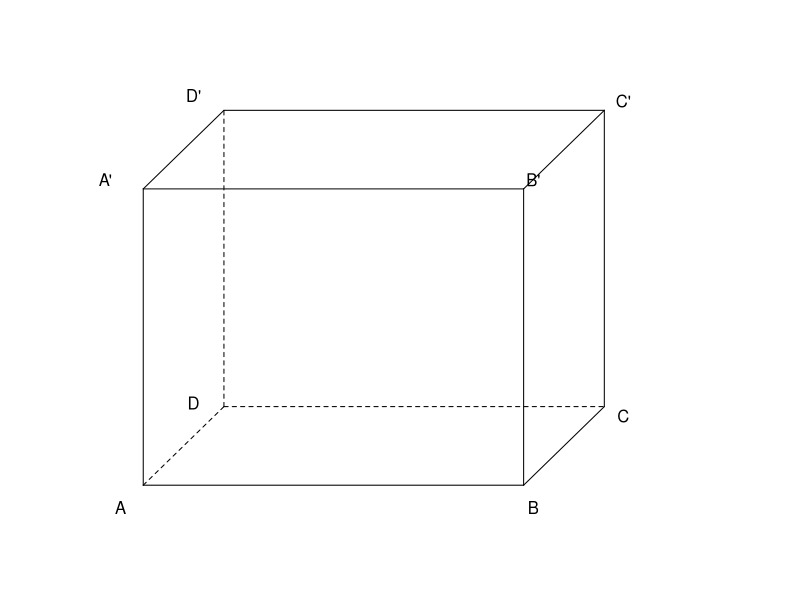
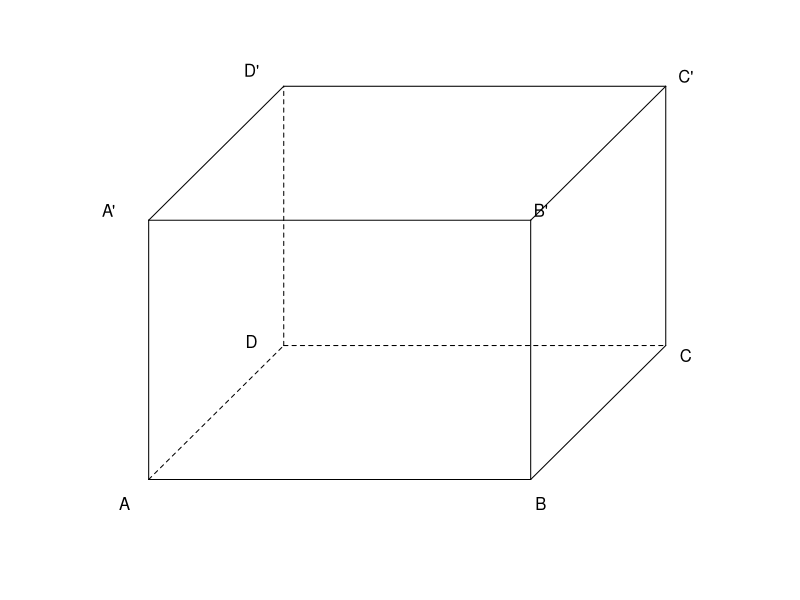
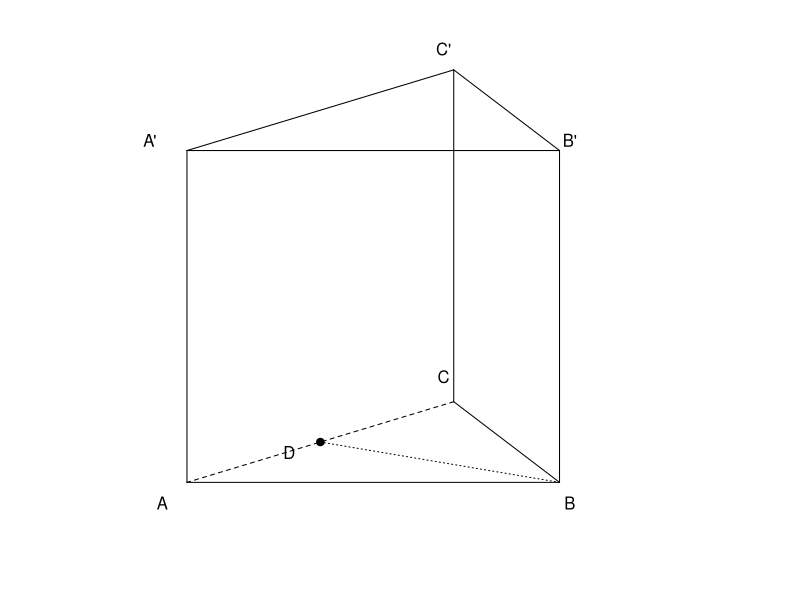
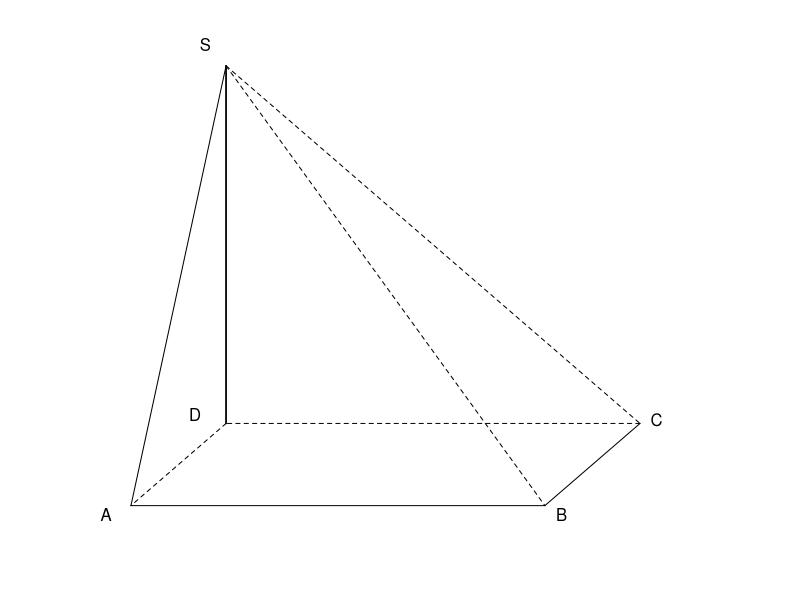
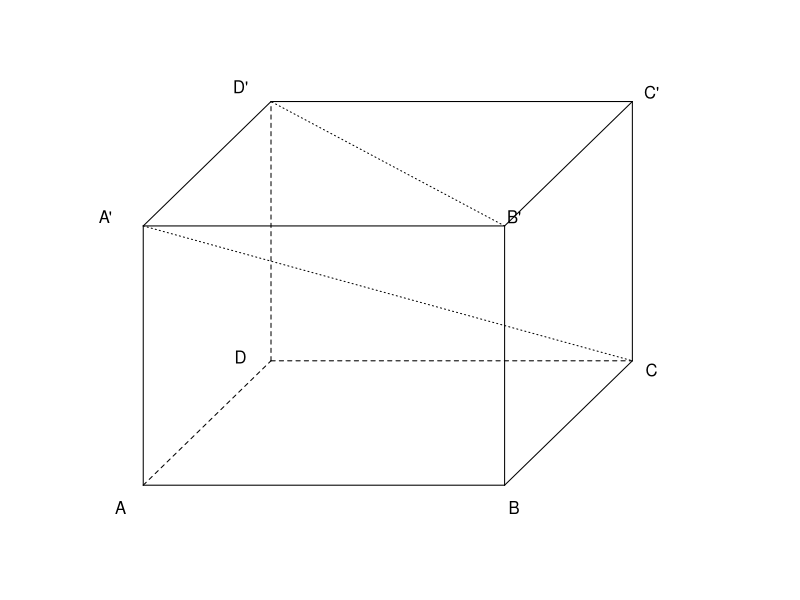
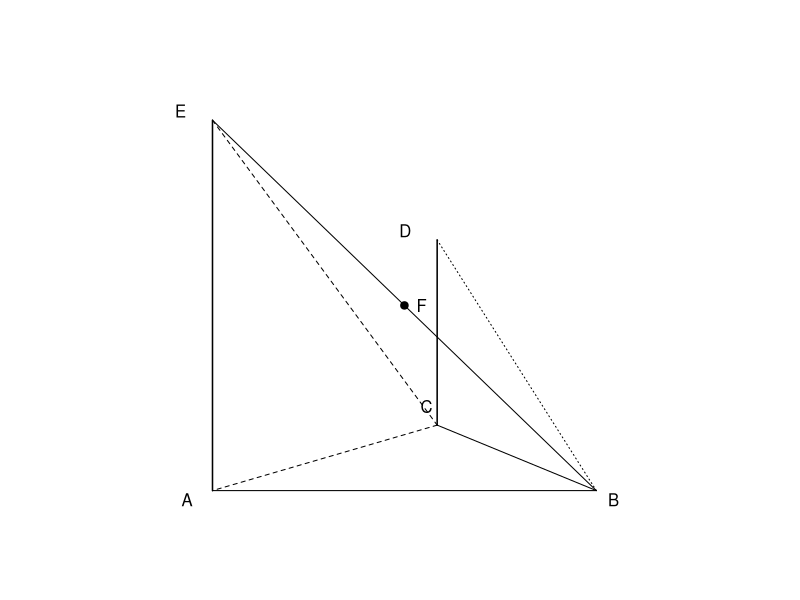
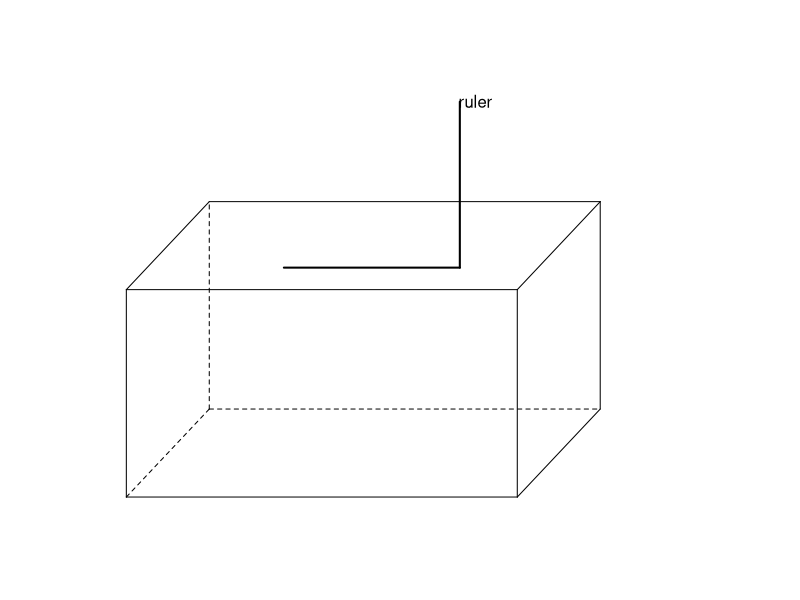
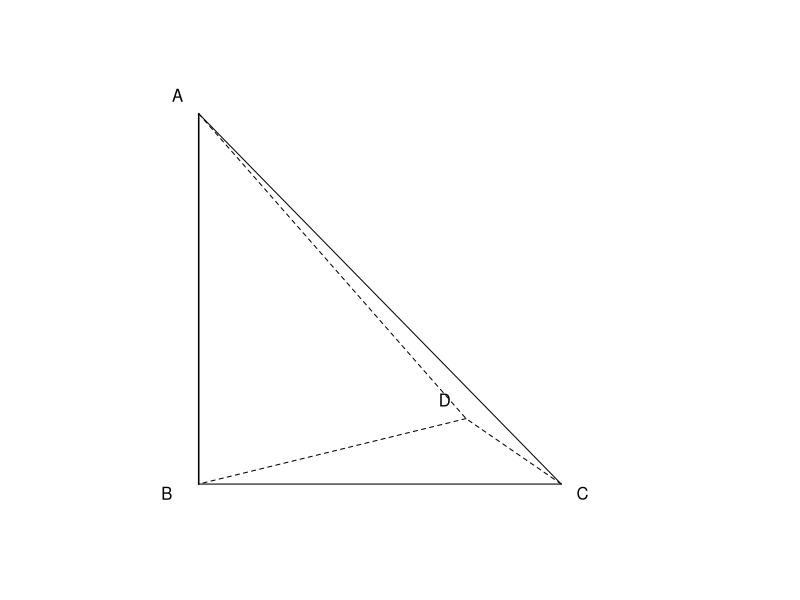

Source code (R) for these figures, in order:
setwd("C:/Users/18904/Github/senior-mathematics/codes")
if(!dir.exists("../figures"))dir.create("../figures")
K=0.3535534
sx=function(x,y)x+K*y; sy=function(y,z)z+K*y
P=function(x,y,z)c(sx(x,y),sy(y,z))
seg=function(p,q,lty=1,lwd=1)segments(p[1],p[2],q[1],q[2],lty=lty,lwd=lwd)
boxlab=function(w=2.0,d=1.2,h=1.6){
  A=P(0,0,0);B=P(w,0,0);C=P(w,d,0);D=P(0,d,0)
  A1=P(0,0,h);B1=P(w,0,h);C1=P(w,d,h);D1=P(0,d,h)
  seg(A,B);seg(B,C);seg(A,A1);seg(B,B1);seg(C,C1);seg(A1,B1);seg(B1,C1);seg(C1,D1);seg(A1,D1)
  seg(A,D,lty=2);seg(D,C,lty=2);seg(D,D1,lty=2)
  text(A[1]-0.12,A[2]-0.12,"A");text(B[1]+0.05,B[2]-0.12,"B");text(C[1]+0.1,C[2]-0.05,"C");text(D[1]-0.16,D[2]+0.02,"D")
  text(A1[1]-0.2,A1[2]+0.05,"A'");text(B1[1]+0.05,B1[2]+0.05,"B'");text(C1[1]+0.1,C1[2]+0.05,"C'");text(D1[1]-0.16,D1[2]+0.08,"D'")
}
# week43-1: 长方体棱垂直
draw1=function(){
  par(mar=c(1,1,1,1))
  plot(0,0,xlim=c(-0.5,3.2),ylim=c(-0.4,2.4),type="n",axes=FALSE,xlab="",ylab="")
  boxlab()
}
pdf("../figures/week43-1.pdf",width=4,height=4);draw1();dev.off()
svglite::svglite("../figures/week43-1.svg",width=4,height=4);draw1();dev.off()
# week43-2: 长方体 AB=AD=2sqrt3, AA'=2 (底面近正方形)
draw2=function(){
  par(mar=c(1,1,1,1))
  plot(0,0,xlim=c(-0.5,3.0),ylim=c(-0.4,2.2),type="n",axes=FALSE,xlab="",ylab="")
  boxlab(w=1.9,d=1.9,h=1.3)
}
pdf("../figures/week43-2.pdf",width=4,height=4);draw2();dev.off()
svglite::svglite("../figures/week43-2.svg",width=4,height=4);draw2();dev.off()
# week43-3: 正三棱柱ABC-A'B'C', D为AC中点
draw3=function(){
  par(mar=c(1,1,1,1))
  A=P(0.2,0.2,0);B=P(2.0,0.2,0);Cc=P(1.1,1.3,0)
  A1=P(0.2,0.2,1.6);B1=P(2.0,0.2,1.6);C1=P(1.1,1.3,1.6)
  plot(0,0,xlim=c(-0.4,3.0),ylim=c(-0.3,2.2),type="n",axes=FALSE,xlab="",ylab="")
  seg(A,B);seg(B,Cc);seg(Cc,A,lty=2);seg(A1,B1);seg(B1,C1);seg(C1,A1);seg(A,A1);seg(B,B1);seg(Cc,C1)
  D=(A+Cc)/2
  points(D[1],D[2],pch=19);text(D[1]-0.15,D[2]-0.05,"D")
  seg(B,D,lty=3)
  text(A[1]-0.12,A[2]-0.1,"A");text(B[1]+0.05,B[2]-0.1,"B");text(Cc[1]-0.05,Cc[2]+0.12,"C")
  text(A1[1]-0.18,A1[2]+0.05,"A'");text(B1[1]+0.05,B1[2]+0.05,"B'");text(C1[1]-0.05,C1[2]+0.1,"C'")
}
pdf("../figures/week43-3.pdf",width=4,height=4);draw3();dev.off()
svglite::svglite("../figures/week43-3.svg",width=4,height=4);draw3();dev.off()
# week43-4: 四棱锥S-ABCD, SD垂直底面
draw4=function(){
  par(mar=c(1,1,1,1))
  A=P(0,0,0);B=P(2.0,0,0);Cc=P(2.0,1.3,0);D=P(0,1.3,0)
  S=P(0,1.3,2.0)
  plot(0,0,xlim=c(-0.4,3.0),ylim=c(-0.3,2.6),type="n",axes=FALSE,xlab="",ylab="")
  seg(A,B);seg(B,Cc);seg(Cc,D,lty=2);seg(D,A,lty=2)
  seg(S,A);seg(S,B,lty=2);seg(S,Cc,lty=2);seg(S,D)
  seg(S,D,lwd=1.5)
  text(S[1]-0.1,S[2]+0.12,"S");text(A[1]-0.12,A[2]-0.05,"A");text(B[1]+0.08,B[2]-0.05,"B");text(Cc[1]+0.08,Cc[2]+0.02,"C");text(D[1]-0.15,D[2]+0.05,"D")
}
pdf("../figures/week43-4.pdf",width=4,height=4);draw4();dev.off()
svglite::svglite("../figures/week43-4.svg",width=4,height=4);draw4();dev.off()
# week43-5: 直四棱柱 A'C垂直B'D'
draw5=function(){
  par(mar=c(1,1,1,1))
  plot(0,0,xlim=c(-0.5,3.2),ylim=c(-0.4,2.4),type="n",axes=FALSE,xlab="",ylab="")
  boxlab(w=1.9,d=1.9,h=1.4)
  A=P(0,0,0);B=P(1.9,0,0);Cc=P(1.9,1.9,0);D=P(0,1.9,0)
  A1=P(0,0,1.4);B1=P(1.9,0,1.4);C1=P(1.9,1.9,1.4);D1=P(0,1.9,1.4)
  seg(A1,Cc,lty=3);seg(B1,D1,lty=3)
}
pdf("../figures/week43-5.pdf",width=4,height=4);draw5();dev.off()
svglite::svglite("../figures/week43-5.svg",width=4,height=4);draw5();dev.off()
# week43-6: EA,DC垂直平面ABC, EA=2DC, F为EB中点
draw6=function(){
  par(mar=c(1,1,1,1))
  A=P(0.4,0.2,0);B=P(2.2,0.2,0);Cc=P(1.1,1.2,0)
  E=P(0.4,0.2,2.0);D=P(1.1,1.2,1.0)
  F=(E+B)/2
  plot(0,0,xlim=c(-0.3,3.0),ylim=c(-0.3,2.5),type="n",axes=FALSE,xlab="",ylab="")
  seg(A,B);seg(B,Cc);seg(Cc,A,lty=2)
  seg(A,E,lwd=1.5);seg(Cc,D,lwd=1.5)
  seg(E,B);seg(E,Cc,lty=2);seg(D,B,lty=3)
  points(F[1],F[2],pch=19);text(F[1]+0.08,F[2],"F")
  text(A[1]-0.12,A[2]-0.05,"A");text(B[1]+0.08,B[2]-0.05,"B");text(Cc[1]-0.05,Cc[2]+0.1,"C")
  text(E[1]-0.15,E[2]+0.05,"E");text(D[1]-0.15,D[2]+0.05,"D")
}
pdf("../figures/week43-6.pdf",width=4,height=4);draw6();dev.off()
svglite::svglite("../figures/week43-6.svg",width=4,height=4);draw6();dev.off()
# week43-7: 曲尺检查工件相邻两面垂直(线框示意)
draw7=function(){
  par(mar=c(1,1,1,1))
  w=2.0;d=1.2;h=1.0
  A=P(0,0,0);B=P(w,0,0);Cc=P(w,d,0);D=P(0,d,0)
  A1=P(0,0,h);B1=P(w,0,h);C1=P(w,d,h);D1=P(0,d,h)
  plot(0,0,xlim=c(-0.4,3.2),ylim=c(-0.3,2.2),type="n",axes=FALSE,xlab="",ylab="")
  seg(A,B);seg(B,Cc);seg(A,A1);seg(B,B1);seg(Cc,C1);seg(A1,B1);seg(B1,C1);seg(C1,D1);seg(A1,D1)
  seg(A,D,lty=2);seg(D,Cc,lty=2);seg(D,D1,lty=2)
  # 直角曲尺: 一腿躺顶面, 另一腿竖直靠右侧面
  Q1=P(0.7,0.3,h);Q2=P(1.6,0.3,h);Q3=P(1.6,0.3,h+0.8)
  seg(Q1,Q2,lwd=2);seg(Q2,Q3,lwd=2)
  text(Q3[1]+0.08,Q3[2],"ruler")
}
pdf("../figures/week43-7.pdf",width=4,height=4);draw7();dev.off()
svglite::svglite("../figures/week43-7.svg",width=4,height=4);draw7();dev.off()
# week43-8: AB垂直平面BCD, BC垂直CD
draw8=function(){
  par(mar=c(1,1,1,1))
  B=P(0.3,0.3,0);Cc=P(2.0,0.3,0);D=P(1.2,1.3,0)
  A=P(0.3,0.3,2.0)
  plot(0,0,xlim=c(-0.3,3.0),ylim=c(-0.3,2.5),type="n",axes=FALSE,xlab="",ylab="")
  seg(B,Cc);seg(Cc,D,lty=2);seg(D,B,lty=2)
  seg(B,A,lwd=1.5);seg(A,Cc);seg(A,D,lty=2)
  text(A[1]-0.1,A[2]+0.1,"A");text(B[1]-0.15,B[2]-0.05,"B");text(Cc[1]+0.1,Cc[2]-0.05,"C");text(D[1]-0.1,D[2]+0.1,"D")
}
pdf("../figures/week43-8.pdf",width=4,height=4);draw8();dev.off()
svglite::svglite("../figures/week43-8.svg",width=4,height=4);draw8();dev.off()
# week43-9: 正三棱柱 D为AC中点, 面BDC'垂直面ACC'A'
draw9=function(){
  par(mar=c(1,1,1,1))
  A=P(0.2,0.2,0);B=P(2.0,0.2,0);Cc=P(1.1,1.3,0)
  A1=P(0.2,0.2,1.6);B1=P(2.0,0.2,1.6);C1=P(1.1,1.3,1.6)
  plot(0,0,xlim=c(-0.4,3.0),ylim=c(-0.3,2.2),type="n",axes=FALSE,xlab="",ylab="")
  seg(A,B);seg(B,Cc);seg(Cc,A,lty=2);seg(A1,B1);seg(B1,C1);seg(C1,A1);seg(A,A1);seg(B,B1);seg(Cc,C1)
  D=(A+Cc)/2
  points(D[1],D[2],pch=19);text(D[1]-0.15,D[2]-0.05,"D")
  seg(B,D,lty=3);seg(D,C1,lty=3)
  text(A[1]-0.12,A[2]-0.1,"A");text(B[1]+0.05,B[2]-0.1,"B");text(Cc[1]-0.05,Cc[2]+0.12,"C")
  text(A1[1]-0.18,A1[2]+0.05,"A'");text(B1[1]+0.05,B1[2]+0.05,"B'");text(C1[1]-0.05,C1[2]+0.1,"C'")
}
pdf("../figures/week43-9.pdf",width=4,height=4);draw9();dev.off()
svglite::svglite("../figures/week43-9.svg",width=4,height=4);draw9();dev.off()
# week43-10: 直三棱柱 ABC-A1B1C1, CA=CB, P,Q为中点
draw10=function(){
  par(mar=c(1,1,1,1))
  A=P(0.2,0.2,0);B=P(2.0,0.2,0);Cc=P(1.1,1.3,0)
  A1=P(0.2,0.2,1.6);B1=P(2.0,0.2,1.6);C1=P(1.1,1.3,1.6)
  plot(0,0,xlim=c(-0.4,3.0),ylim=c(-0.3,2.2),type="n",axes=FALSE,xlab="",ylab="")
  seg(A,B);seg(B,Cc);seg(Cc,A,lty=2);seg(A1,B1);seg(B1,C1);seg(C1,A1);seg(A,A1);seg(B,B1);seg(Cc,C1)
  P=(A1+B)/2;Q=(Cc+C1)/2
  points(P[1],P[2],pch=19);points(Q[1],Q[2],pch=19)
  seg(P,Q,lty=3)
  text(P[1]+0.05,P[2]+0.1,"P");text(Q[1]-0.18,Q[2],"Q")
  text(A[1]-0.12,A[2]-0.1,"A");text(B[1]+0.05,B[2]-0.1,"B");text(Cc[1]-0.05,Cc[2]+0.12,"C")
  text(A1[1]-0.18,A1[2]+0.05,"A1");text(B1[1]+0.05,B1[2]+0.05,"B1");text(C1[1]-0.05,C1[2]+0.1,"C1")
}
pdf("../figures/week43-10.pdf",width=4,height=4);draw10();dev.off()
svglite::svglite("../figures/week43-10.svg",width=4,height=4);draw10();dev.off()
# week43-11: 三棱锥P-ABC, CD垂直AB, PO垂直底面, O在CD上
draw11=function(){
  par(mar=c(1,1,1,1))
  A=P(0.2,0.2,0);B=P(2.2,0.2,0);Cc=P(1.1,1.4,0)
  D=(A+B)/2;O=P(1.1,0.7,0);P=P(1.1,0.7,1.9)
  plot(0,0,xlim=c(-0.4,3.0),ylim=c(-0.3,2.4),type="n",axes=FALSE,xlab="",ylab="")
  seg(A,B);seg(B,Cc);seg(Cc,A,lty=2)
  seg(Cc,D,lty=3);seg(P,O,lty=3)
  seg(P,A,lty=2);seg(P,B);seg(P,Cc)
  points(O[1],O[2],pch=19)
  text(P[1],P[2]+0.12,"P");text(O[1]+0.08,O[2]-0.05,"O")
  text(A[1]-0.12,A[2]-0.1,"A");text(B[1]+0.08,B[2]-0.1,"B");text(Cc[1]-0.05,Cc[2]+0.12,"C");text(D[1]-0.05,D[2]-0.18,"D")
}
pdf("../figures/week43-11.pdf",width=4,height=4);draw11();dev.off()
svglite::svglite("../figures/week43-11.svg",width=4,height=4);draw11();dev.off()
# week43-12: 正方体 平面ABC'D'
draw12=function(){
  par(mar=c(1,1,1,1))
  w=1.8;d=1.8;h=1.8
  A=P(0,0,0);B=P(w,0,0);Cc=P(w,d,0);D=P(0,d,0)
  A1=P(0,0,h);B1=P(w,0,h);C1=P(w,d,h);D1=P(0,d,h)
  plot(0,0,xlim=c(-0.4,3.0),ylim=c(-0.3,2.6),type="n",axes=FALSE,xlab="",ylab="")
  seg(A,B);seg(B,Cc);seg(A,A1);seg(B,B1);seg(Cc,C1);seg(A1,B1);seg(B1,C1);seg(C1,D1);seg(A1,D1)
  seg(A,D,lty=2);seg(D,Cc,lty=2);seg(D,D1,lty=2)
  # plane ABC'D' : A-B-C'-D'
  seg(A,B,lwd=2);seg(B,C1,lwd=2);seg(C1,D1,lwd=2);seg(D1,A,lwd=2)
  text(A[1]-0.12,A[2]-0.12,"A");text(B[1]+0.08,B[2]-0.1,"B");text(C1[1]+0.1,C1[2]+0.05,"C'");text(D1[1]-0.15,D1[2]+0.05,"D'")
}
pdf("../figures/week43-12.pdf",width=4,height=4);draw12();dev.off()
svglite::svglite("../figures/week43-12.svg",width=4,height=4);draw12();dev.off()
# week43-13: 三棱锥V-ABC, 三个直角
draw13=function(){
  par(mar=c(1,1,1,1))
  A=P(0.4,0.2,0);B=P(2.2,0.2,0);Cc=P(0.4,1.3,0)
  V=P(0.4,0.2,1.9)
  plot(0,0,xlim=c(-0.3,3.0),ylim=c(-0.3,2.4),type="n",axes=FALSE,xlab="",ylab="")
  seg(A,B);seg(A,Cc,lty=2);seg(B,Cc,lty=2)
  seg(V,A,lwd=1.5);seg(V,B);seg(V,Cc,lty=2)
  text(V[1]-0.1,V[2]+0.1,"V");text(A[1]-0.15,A[2]-0.1,"A");text(B[1]+0.1,B[2]-0.1,"B");text(Cc[1]-0.1,Cc[2]+0.1,"C")
}
pdf("../figures/week43-13.pdf",width=4,height=4);draw13();dev.off()
svglite::svglite("../figures/week43-13.svg",width=4,height=4);draw13();dev.off()
# week43-14: m,n相交, l1,l2垂直m,n, l截l1,l2
draw14=function(){
  par(mar=c(1,1,1,1))
  plot(0,0,xlim=c(-0.4,3.2),ylim=c(-0.4,2.6),type="n",axes=FALSE,xlab="",ylab="")
  O=c(1.5,1.2)
  m1=c(0.4,0.7);m2=c(2.6,1.7)
  n1=c(0.7,1.9);n2=c(2.3,0.5)
  segments(m1[1],m1[2],m2[1],m2[2],lwd=1.5);text(2.65,1.7,"m")
  segments(n1[1],n1[2],n2[1],n2[2],lwd=1.5);text(0.55,1.95,"n")
  points(O[1],O[2],pch=19)
  # l1,l2 vertical parallel
  segments(1.0,0.3,1.0,2.3,lty=2);text(0.85,2.3,"l1")
  segments(2.1,0.3,2.1,2.3,lty=2);text(2.15,2.3,"l2")
  # transversal l
  segments(0.7,2.15,2.4,0.55,lwd=1.5);text(0.6,2.2,"l")
  text(0.95,1.95,expression(1));text(2.0,1.0,expression(2))
}
pdf("../figures/week43-14.pdf",width=4,height=4);draw14();dev.off()
svglite::svglite("../figures/week43-14.svg",width=4,height=4);draw14();dev.off()
# week43-15: 棱锥V-ABC, VO垂直底面, O在CD, VA=VB, AD=BD
draw15=function(){
  par(mar=c(1,1,1,1))
  A=P(0.2,0.2,0);B=P(2.2,0.2,0);Cc=P(1.1,1.4,0)
  D=(A+B)/2;O=P(1.1,0.7,0);V=P(1.1,0.7,1.9)
  plot(0,0,xlim=c(-0.4,3.0),ylim=c(-0.3,2.4),type="n",axes=FALSE,xlab="",ylab="")
  seg(A,B);seg(B,Cc);seg(Cc,A,lty=2)
  seg(Cc,D,lty=3);seg(V,O,lty=3)
  seg(V,A,lty=2);seg(V,B);seg(V,Cc)
  points(O[1],O[2],pch=19)
  text(V[1],V[2]+0.12,"V");text(O[1]+0.08,O[2]-0.05,"O")
  text(A[1]-0.12,A[2]-0.1,"A");text(B[1]+0.08,B[2]-0.1,"B");text(Cc[1]-0.05,Cc[2]+0.12,"C");text(D[1]-0.05,D[2]-0.18,"D")
}
pdf("../figures/week43-15.pdf",width=4,height=4);draw15();dev.off()
svglite::svglite("../figures/week43-15.svg",width=4,height=4);draw15();dev.off()
# week43-16: (1)正方形SG1G2G3 (2)折成四面体S-EFG
draw16=function(){
  par(mfrow=c(1,2),mar=c(2,2,3,1))
  # (1) square net
  plot(0,0,xlim=c(-0.3,2.6),ylim=c(-0.3,2.6),type="n",axes=FALSE,xlab="",ylab="",main="(1)")
  rect(0.3,0.3,2.1,2.1)
  text(0.2,2.2,"S");text(2.2,2.2,"G1");text(2.2,0.2,"G2");text(0.2,0.2,"G3")
  E=c(1.2,2.1);F=c(2.1,1.2);D=c(1.65,1.65)
  points(E[1],E[2],pch=19);points(F[1],F[2],pch=19);points(D[1],D[2],pch=19)
  text(E[1],E[2]+0.12,"E");text(F[1]+0.12,F[2],"F");text(D[1]+0.05,D[2]+0.05,"D")
  segments(0.3,2.1,1.2,2.1,lty=3);segments(2.1,2.1,2.1,1.2,lty=3)
  segments(1.2,2.1,1.65,1.65,lty=3);segments(2.1,1.2,1.65,1.65,lty=3)
  # (2) folded tetrahedron S-EFG
  S=P(1.0,0.4,1.8);E=P(0.2,0.2,0);F=P(1.8,0.2,0);G=P(0.8,1.2,0)
  plot(0,0,xlim=c(-0.3,2.6),ylim=c(-0.3,2.3),type="n",axes=FALSE,xlab="",ylab="",main="(2)")
  seg(S,E,lwd=1.5);seg(S,F);seg(S,G,lty=2)
  seg(E,F);seg(F,G);seg(G,E,lty=2)
  text(S[1],S[2]+0.12,"S");text(E[1]-0.12,E[2]-0.05,"E");text(F[1]+0.1,F[2]-0.05,"F");text(G[1]-0.1,G[2]+0.1,"G")
}
pdf("../figures/week43-16.pdf",width=8,height=4);draw16();dev.off()
svglite::svglite("../figures/week43-16.svg",width=8,height=4);draw16();dev.off()
# week43-17: 三棱锥V-ABC, D为AB中点, VD,CD
draw17=function(){
  par(mar=c(1,1,1,1))
  A=P(0.2,0.2,0);B=P(2.2,0.2,0);Cc=P(1.1,1.3,0)
  D=(A+B)/2;V=P(1.2,0.6,1.8)
  plot(0,0,xlim=c(-0.4,3.0),ylim=c(-0.3,2.3),type="n",axes=FALSE,xlab="",ylab="")
  seg(A,B);seg(B,Cc);seg(Cc,A,lty=2)
  seg(V,A,lty=2);seg(V,B);seg(V,Cc)
  seg(V,D,lwd=1.5);seg(Cc,D,lty=3)
  points(D[1],D[2],pch=19)
  text(V[1],V[2]+0.12,"V");text(D[1]-0.05,D[2]-0.18,"D")
  text(A[1]-0.12,A[2]-0.1,"A");text(B[1]+0.08,B[2]-0.1,"B");text(Cc[1]-0.05,Cc[2]+0.12,"C")
}
pdf("../figures/week43-17.pdf",width=4,height=4);draw17();dev.off()
svglite::svglite("../figures/week43-17.svg",width=4,height=4);draw17();dev.off()
# week43-18: 直三棱柱 ABC-A1B1C1, 角ABC=90, AA1=AB
draw18=function(){
  par(mar=c(1,1,1,1))
  A=P(0.2,0.2,0);B=P(2.0,0.2,0);Cc=P(0.2,1.3,0)
  A1=P(0.2,0.2,1.6);B1=P(2.0,0.2,1.6);C1=P(0.2,1.3,1.6)
  plot(0,0,xlim=c(-0.4,3.0),ylim=c(-0.3,2.2),type="n",axes=FALSE,xlab="",ylab="")
  seg(A,B);seg(B,Cc);seg(Cc,A,lty=2);seg(A1,B1);seg(B1,C1);seg(C1,A1);seg(A,A1);seg(B,B1);seg(Cc,C1)
  seg(A1,Cc,lty=3);seg(B1,Cc,lty=3)
  text(A[1]-0.12,A[2]-0.1,"A");text(B[1]+0.05,B[2]-0.1,"B");text(Cc[1]-0.15,Cc[2]+0.1,"C")
  text(A1[1]-0.18,A1[2]+0.05,"A1");text(B1[1]+0.05,B1[2]+0.05,"B1");text(C1[1]-0.15,C1[2]+0.1,"C1")
}
pdf("../figures/week43-18.pdf",width=4,height=4);draw18();dev.off()
svglite::svglite("../figures/week43-18.svg",width=4,height=4);draw18();dev.off()
# week43-19: 四棱锥P-ABCD, PA垂直底面, PA=AB, E为PB中点
draw19=function(){
  par(mar=c(1,1,1,1))
  A=P(0,0,0);B=P(2.0,0,0);Cc=P(2.0,1.3,0);D=P(0,1.3,0)
  P=P(0,0,2.0);E=(P+B)/2
  plot(0,0,xlim=c(-0.4,3.0),ylim=c(-0.3,2.6),type="n",axes=FALSE,xlab="",ylab="")
  seg(A,B);seg(B,Cc);seg(Cc,D,lty=2);seg(D,A,lty=2)
  seg(P,A,lwd=1.5);seg(P,B);seg(P,Cc,lty=2);seg(P,D,lty=2)
  points(E[1],E[2],pch=19);seg(A,E,lty=3)
  text(P[1]-0.12,P[2]+0.12,"P");text(E[1]+0.08,E[2],"E")
  text(A[1]-0.12,A[2]-0.12,"A");text(B[1]+0.08,B[2]-0.05,"B");text(Cc[1]+0.08,Cc[2]+0.02,"C");text(D[1]-0.15,D[2]+0.05,"D")
}
pdf("../figures/week43-19.pdf",width=4,height=4);draw19();dev.off()
svglite::svglite("../figures/week43-19.svg",width=4,height=4);draw19();dev.off()
